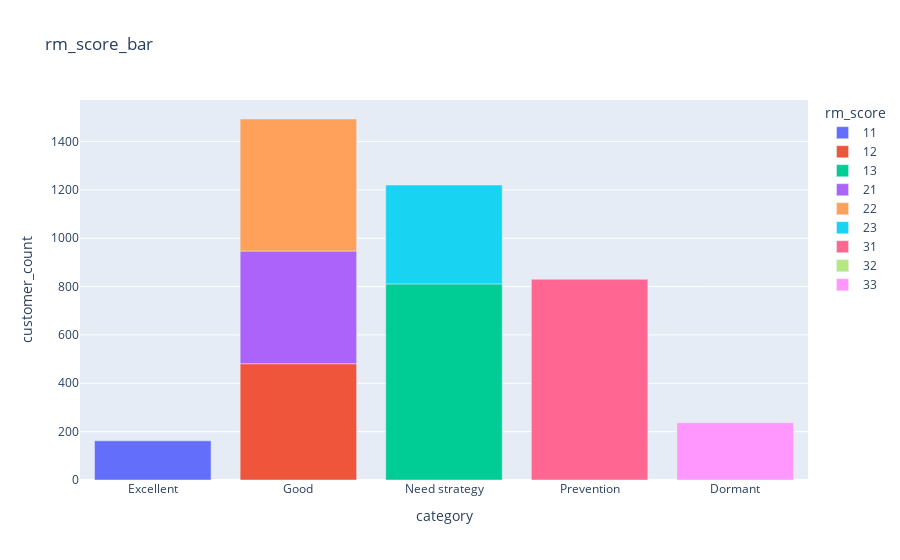

Notebook code cell kept with this figure:
### Code cell
fig = px.bar(rm_score, x = 'category', y = 'customer_count', title = 'rm_score_bar', color = 'rm_score')
fig.show()

### Figure 1 — Plotly figure (JSON) as saved in the notebook; plotly's stock layout.template omitted (floating-point values rounded to 4 significant figures)
{"data": [{"alignmentgroup": "True", "hovertemplate": "rm_score=11<br>category=%{x}<br>customer_count=%{y}<extra></extra>", "legendgroup": "11", "marker": {"color": "#636efa", "pattern": {"shape": ""}}, "name": "11", "offsetgroup": "11", "orientation": "v", "showlegend": true, "textposition": "auto", "type": "bar", "x": ["Excellent"], "xaxis": "x", "y": [162], "yaxis": "y"}, {"alignmentgroup": "True", "hovertemplate": "rm_score=12<br>category=%{x}<br>customer_count=%{y}<extra></extra>", "legendgroup": "12", "marker": {"color": "#EF553B", "pattern": {"shape": ""}}, "name": "12", "offsetgroup": "12", "orientation": "v", "showlegend": true, "textposition": "auto", "type": "bar", "x": ["Good"], "xaxis": "x", "y": [481], "yaxis": "y"}, {"alignmentgroup": "True", "hovertemplate": "rm_score=13<br>category=%{x}<br>customer_count=%{y}<extra></extra>", "legendgroup": "13", "marker": {"color": "#00cc96", "pattern": {"shape": ""}}, "name": "13", "offsetgroup": "13", "orientation": "v", "showlegend": true, "textposition": "auto", "type": "bar", "x": ["Need strategy"], "xaxis": "x", "y": [811], "yaxis": "y"}, {"alignmentgroup": "True", "hovertemplate": "rm_score=21<br>category=%{x}<br>customer_count=%{y}<extra></extra>", "legendgroup": "21", "marker": {"color": "#ab63fa", "pattern": {"shape": ""}}, "name": "21", "offsetgroup": "21", "orientation": "v", "showlegend": true, "textposition": "auto", "type": "bar", "x": ["Good"], "xaxis": "x", "y": [466], "yaxis": "y"}, {"alignmentgroup": "True", "hovertemplate": "rm_score=22<br>category=%{x}<br>customer_count=%{y}<extra></extra>", "legendgroup": "22", "marker": {"color": "#FFA15A", "pattern": {"shape": ""}}, "name": "22", "offsetgroup": "22", "orientation": "v", "showlegend": true, "textposition": "auto", "type": "bar", "x": ["Good"], "xaxis": "x", "y": [546], "yaxis": "y"}, {"alignmentgroup": "True", "hovertemplate": "rm_score=23<br>category=%{x}<br>customer_count=%{y}<extra></extra>", "legendgroup": "23", "marker": {"color": "#19d3f3", "pattern": {"shape": ""}}, "name": "23", "offsetgroup": "23", "orientation": "v", "showlegend": true, "textposition": "auto", "type": "bar", "x": ["Need strategy"], "xaxis": "x", "y": [409], "yaxis": "y"}, {"alignmentgroup": "True", "hovertemplate": "rm_score=31<br>category=%{x}<br>customer_count=%{y}<extra></extra>", "legendgroup": "31", "marker": {"color": "#FF6692", "pattern": {"shape": ""}}, "name": "31", "offsetgroup": "31", "orientation": "v", "showlegend": true, "textposition": "auto", "type": "bar", "x": ["Prevention"], "xaxis": "x", "y": [830], "yaxis": "y"}, {"alignmentgroup": "True", "hovertemplate": "rm_score=32<br>category=%{x}<br>customer_count=%{y}<extra></extra>", "legendgroup": "32", "marker": {"color": "#B6E880", "pattern": {"shape": ""}}, "name": "32", "offsetgroup": "32", "orientation": "v", "showlegend": true, "textposition": "auto", "type": "bar", "x": [null], "xaxis": "x", "y": [430], "yaxis": "y"}, {"alignmentgroup": "True", "hovertemplate": "rm_score=33<br>category=%{x}<br>customer_count=%{y}<extra></extra>", "legendgroup": "33", "marker": {"color": "#FF97FF", "pattern": {"shape": ""}}, "name": "33", "offsetgroup": "33", "orientation": "v", "showlegend": true, "textposition": "auto", "type": "bar", "x": ["Dormant"], "xaxis": "x", "y": [237], "yaxis": "y"}], "layout": {"autosize": true, "barmode": "relative", "legend": {"title": {"text": "rm_score"}, "tracegroupgap": 0}, "title": {"text": "rm_score_bar"}, "xaxis": {"anchor": "y", "autorange": true, "domain": [0, 1], "range": [-0.5, 4.5], "title": {"text": "category"}, "type": "category"}, "yaxis": {"anchor": "x", "autorange": true, "domain": [0, 1], "range": [0, 1572.0], "title": {"text": "customer_count"}, "type": "linear"}}}
